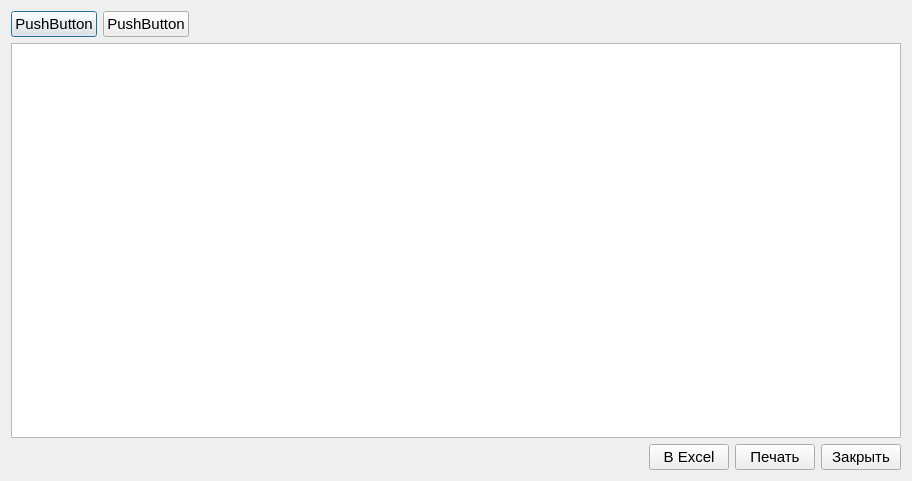
<?xml version="1.0" encoding="UTF-8"?>
<ui version="4.0">
 <class>Dialog_reports</class>
 <widget class="QDialog" name="Dialog_reports">
  <property name="geometry">
   <rect>
    <x>0</x>
    <y>0</y>
    <width>912</width>
    <height>481</height>
   </rect>
  </property>
  <property name="font">
   <font>
    <pointsize>11</pointsize>
   </font>
  </property>
  <property name="windowTitle">
   <string>Dialog</string>
  </property>
  <layout class="QVBoxLayout" name="verticalLayout">
   <item>
    <layout class="QHBoxLayout" name="horizontalLayout_2">
     <item>
      <widget class="QPushButton" name="pushButton_4">
       <property name="text">
        <string>PushButton</string>
       </property>
      </widget>
     </item>
     <item>
      <widget class="QPushButton" name="pushButton_5">
       <property name="text">
        <string>PushButton</string>
       </property>
      </widget>
     </item>
     <item>
      <spacer name="horizontalSpacer">
       <property name="orientation">
        <enum>Qt::Horizontal</enum>
       </property>
       <property name="sizeHint" stdset="0">
        <size>
         <width>40</width>
         <height>20</height>
        </size>
       </property>
      </spacer>
     </item>
    </layout>
   </item>
   <item>
    <widget class="QTextBrowser" name="textBrowser"/>
   </item>
   <item>
    <layout class="QHBoxLayout" name="horizontalLayout">
     <item>
      <spacer name="horizontalSpacer_2">
       <property name="orientation">
        <enum>Qt::Horizontal</enum>
       </property>
       <property name="sizeHint" stdset="0">
        <size>
         <width>40</width>
         <height>20</height>
        </size>
       </property>
      </spacer>
     </item>
     <item>
      <widget class="QPushButton" name="pushButton_excel">
       <property name="text">
        <string>В Excel</string>
       </property>
      </widget>
     </item>
     <item>
      <widget class="QPushButton" name="pushButton_print">
       <property name="text">
        <string>Печать</string>
       </property>
      </widget>
     </item>
     <item>
      <widget class="QPushButton" name="pushButton_close">
       <property name="text">
        <string>Закрыть</string>
       </property>
      </widget>
     </item>
    </layout>
   </item>
  </layout>
 </widget>
 <resources/>
 <connections/>
</ui>
